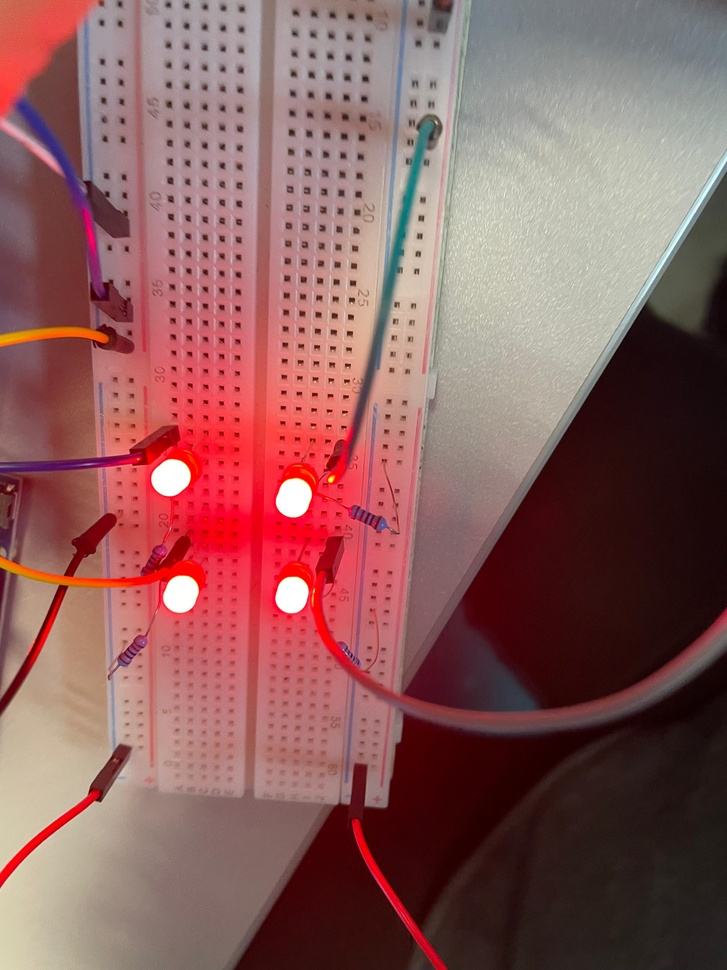
#> input picture test4leds.jpeg, 727 x 970 px, shrunk from 3024 x 4032 before the run, given in place of the camera
$ python '3.3sin brillo y con filtros.py'
#> lines starting #> are read from the running program, lines starting #| are printed output that depends on the picture; after the words box and inside, x2 and y2 are one past the last pixel; in counts of white or black regions, pixels touching at a corner belong together
#> further down, frame is the input picture: shape (970, 727, 3); mean B, G, R 93, 94, 138.9
import cv2
import numpy as np

# --- Parámetros de la cámara y objeto ---
objp = np.array([[0, 0, 0],
                 [20, 0, 0],
                 [20, 20, 0],
                 [0, 20, 0]], dtype=np.float32)

mtx = np.array([[1.23994321e+03, 0.00000000e+00, 9.42066048e+02],
                [0.00000000e+00, 1.24162269e+03, 5.16545687e+02],
                [0.00000000e+00, 0.00000000e+00, 1.00000000e+00]], dtype=np.float32)

dist = np.array([0.02489004, 0.12455246, -0.01055148, 0.00068239, 0.14485304], dtype=np.float32)

puntos_guardados = []

# Variables para tracking temporal
tracking_leds = None  # almacenará np.array con 4 puntos suavizados
MAX_DIST_PIXEL = 50  # máximo desplazamiento permitido frame a frame para tracking

# ROI dinámica
roi = None
ROI_MARGIN = 60  # margen píxeles alrededor de detección previa para ROI

"""
def validar_cuadrado(puntos, tolerancia_dist=15, tolerancia_ang=15):

    #Revisa si 4 puntos forman un cuadrado aceptable:
    #- Lados similares (tolerancia en pixeles)
    #- Diagonales similares
    #- Ángulos interiores cercanos a 90° (±tolerancia_ang grados)

    if len(puntos) != 4:
        return False

    pts = np.array(puntos)

    # Distancias entre vértices consecutivos (en orden)
    sides = [np.linalg.norm(pts[i] - pts[(i+1) % 4]) for i in range(4)]
    mean_side = np.mean(sides)

    if any(abs(s - mean_side) > tolerancia_dist for s in sides):
        return False

    # Distancias entre diagonales
    d1 = np.linalg.norm(pts[0] - pts[2])
    d2 = np.linalg.norm(pts[1] - pts[3])
    if abs(d1 - d2) > tolerancia_dist:
        return False

    # Ángulos interiores
    def angulo_entre(v1, v2):
        cos_theta = np.dot(v1, v2) / (np.linalg.norm(v1) * np.linalg.norm(v2))
        cos_theta = np.clip(cos_theta, -1.0, 1.0)
        return np.degrees(np.arccos(cos_theta))

    for i in range(4):
        v1 = pts[(i-1) % 4] - pts[i]
        v2 = pts[(i+1) % 4] - pts[i]
        angle = angulo_entre(v1, v2)
        if not (90 - tolerancia_ang <= angle <= 90 + tolerancia_ang):
            return False

    return True
"""
"""
def actualizar_tracking(nuevos_puntos):

    #Actualiza el tracking de LEDs para suavizar posiciones y filtrar saltos bruscos.

    global tracking_leds

    nuevos = np.array(nuevos_puntos, dtype=np.float32)

    if tracking_leds is None:
        tracking_leds = nuevos
    else:
        distancias = np.linalg.norm(tracking_leds - nuevos, axis=1)
        # Si alguna distancia es muy grande (punto saltó), mantenemos anterior
        tracking_leds = np.where(distancias[:, None] < MAX_DIST_PIXEL,
                                 0.6 * tracking_leds + 0.4 * nuevos,
                                 tracking_leds)
    return tracking_leds
"""

def ordenar_puntos_clockwise(puntos):

    #Ordena los 4 puntos en sentido horario alrededor de su centroide,
    #con el primer punto siendo el que está más arriba-izquierda (sum menor).

    c = np.mean(puntos, axis=0)
    angles = np.arctan2(puntos[:, 1] - c[1], puntos[:, 0] - c[0])
    idx_sort = np.argsort(angles)
    pts_sorted = puntos[idx_sort]

    # Rotar para que el punto con la menor suma de coords sea el primero
    idx_min = np.argmin(pts_sorted[:, 0] + pts_sorted[:, 1])
    pts_sorted = np.roll(pts_sorted, -idx_min, axis=0)
    return pts_sorted

"""
def calcular_roi(puntos, margen=ROI_MARGIN):

    #Calcula los límites de ROI para buscar LEDs, con margen en píxeles.

    x_min = max(int(np.min(puntos[:, 0]) - margen), 0)
    x_max = int(np.max(puntos[:, 0]) + margen)
    y_min = max(int(np.min(puntos[:, 1]) - margen), 0)
    y_max = int(np.max(puntos[:, 1]) + margen)

    return x_min, x_max, y_min, y_max
"""

def detectar_leds_automaticamente(imagen, roi=None):
    """
    Detectar LEDs basado en brillo blanco alto (threshold).
    Puede usar ROI para acelerar búsqueda.
    """
    if roi:
        x_min, x_max, y_min, y_max = roi
        img_roi = imagen[y_min:y_max, x_min:x_max]
    else:
        img_roi = imagen

    gray = cv2.cvtColor(img_roi, cv2.COLOR_BGR2GRAY)
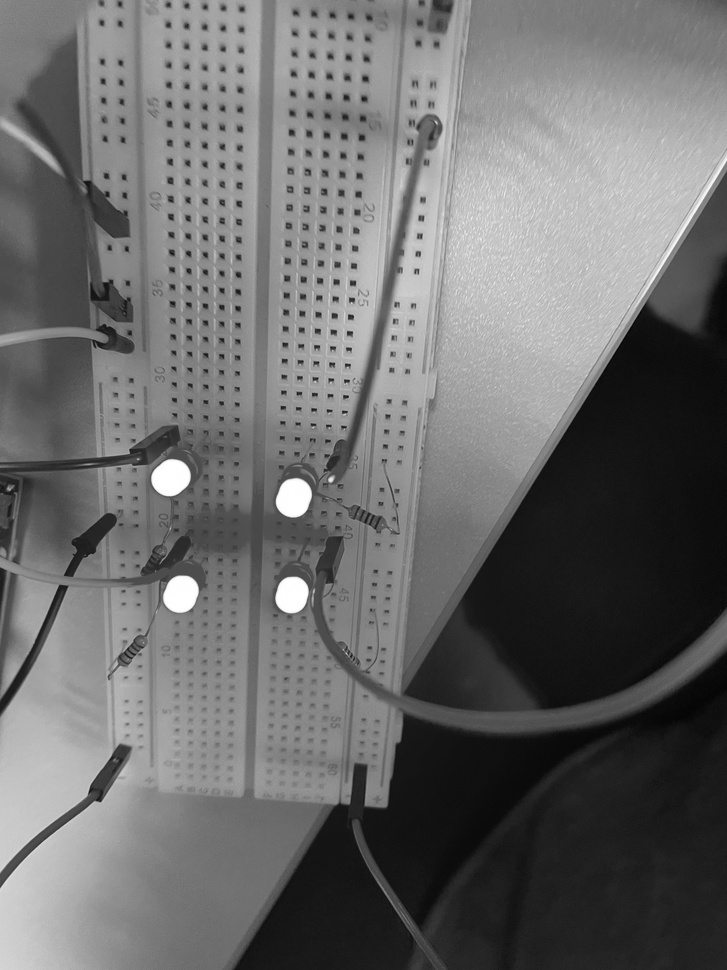
#> gray: shape (970, 727); min 3, max 255, mean 107.3
    blurred = cv2.GaussianBlur(gray, (5, 5), 0)
    _, thresh = cv2.threshold(blurred, 240, 255, cv2.THRESH_BINARY)
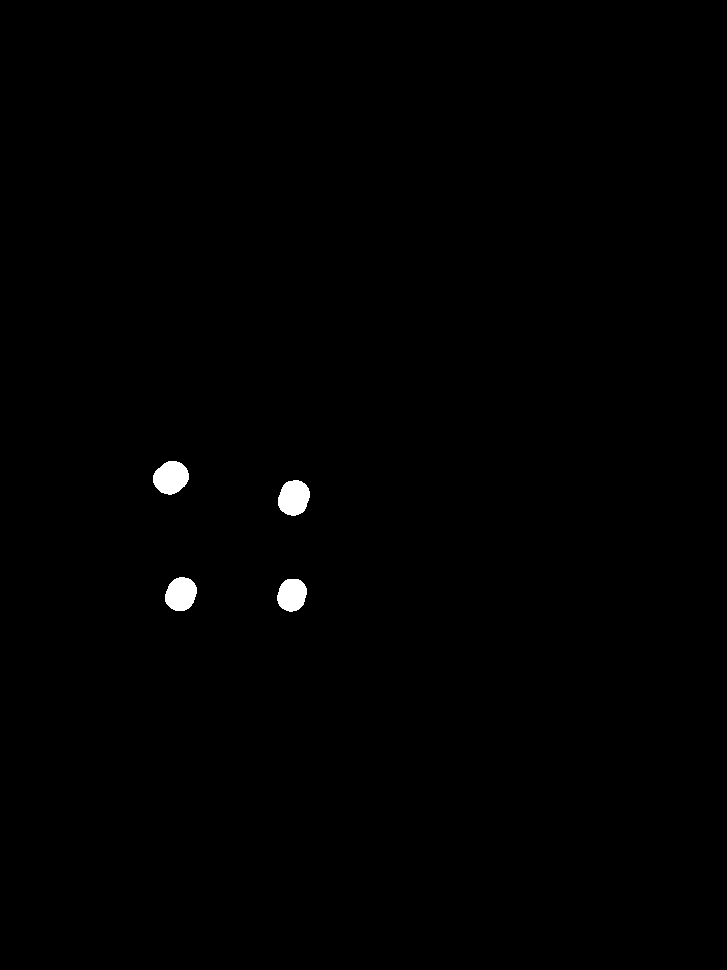
#> thresh: shape (970, 727); 0.49% white; 4 white regions

    contours, _ = cv2.findContours(thresh, cv2.RETR_EXTERNAL, cv2.CHAIN_APPROX_SIMPLE)
#> contours = 4 contours; box (x1, y1, x2, y2) and area: (153, 461, 189, 495) 868, (278, 480, 310, 516) 844, (165, 577, 197, 611) 798, (277, 579, 307, 612) 731
    contours = sorted(contours, key=cv2.contourArea, reverse=True)[:4]

    leds = []
    for cnt in contours:
        M = cv2.moments(cnt)
        if M["m00"] != 0:
            cx = int(M["m10"] / M["m00"])
            cy = int(M["m01"] / M["m00"])
            # Ajuste coords a imagen original si ROI
            if roi:
                cx += x_min
                cy += y_min
            leds.append((cx, cy))
#> this loop made 4 passes
#> (cx, cy) on passes 1 to 4: (170, 477), (293, 497), (180, 593), (291, 594)
#> after the loop, leds = [(170, 477), (293, 497), (180, 593), (291, 594)]

    if len(leds) != 4:
        return None

    leds = np.array(leds, dtype=np.float32)
#> leds = [[170, 477], [293, 497], [180, 593], [291, 594]]
    leds = ordenar_puntos_clockwise(leds)
#> in ordenar_puntos_clockwise, `c = np.mean(puntos, axis=0)`: c = [233.5, 540.2]
#> in ordenar_puntos_clockwise, `angles = np.arctan2(puntos[:, 1] - c[1], puntos[:, 0] - c[0])`: angles = [-2.36, -0.629, 2.36, 0.752]
#> in ordenar_puntos_clockwise, `idx_sort = np.argsort(angles)`: idx_sort = [0, 1, 3, 2]
#> in ordenar_puntos_clockwise, `pts_sorted = puntos[idx_sort]`: pts_sorted = [[170, 477], [293, 497], [291, 594], [180, 593]]
#> in ordenar_puntos_clockwise, `idx_min = np.argmin(pts_sorted[:, 0] + pts_sorted[:, 1])`: idx_min = 0
#> leds = [[170, 477], [293, 497], [291, 594], [180, 593]]
    return leds


# --- Captura de video ---
cap = cv2.VideoCapture(0)
if not cap.isOpened():
    print("No se pudo abrir la cámara")
    exit()

print("Presioná 'g' para guardar el punto actual")
print("Presioná 's' para guardar archivo CSV final")
print("Presioná 'q' para salir")

while True:
    ret, frame = cap.read()
    if not ret:
        break

    # Detectar LEDs usando ROI si existe
    led_centers = detectar_leds_automaticamente(frame, roi)
#> led_centers = [[170, 477], [293, 497], [291, 594], [180, 593]]

    # Validar y filtrar detecciones geométricas
    if led_centers is not None:
        #if not validar_cuadrado(led_centers, tolerancia_dist=15, tolerancia_ang=15):
            led_centers = None

    # Actualizar tracking si la detección es válida
    if led_centers is not None:
        #led_centers = actualizar_tracking(led_centers)

        # Actualizar ROI para próximo frame
        #roi = calcular_roi(led_centers)

        # Resolver PnP con RANSAC
        ret_pnp, rvecs, tvecs, inliers = cv2.solvePnPRansac(
            objp, led_centers, mtx, dist,
            reprojectionError=8.0, confidence=0.99,
            flags=cv2.SOLVEPNP_ITERATIVE
        )

        if ret_pnp and inliers is not None and len(inliers) == 4:
            # Dibujar LED detectados
            for (x, y) in led_centers:
                if np.isfinite(x) and np.isfinite(y):
                    cv2.circle(frame, (int(round(x)), int(round(y))), 6, (0, 255, 0), -1)

            # Dibujar puntos proyectados
            projected_points, _ = cv2.projectPoints(objp, rvecs, tvecs, mtx, dist)
            for pt in projected_points:
                x, y = pt.ravel()
                if np.isfinite(x) and np.isfinite(y):
                    cv2.circle(frame, (int(round(x)), int(round(y))), 6, (0, 0, 255), 2)

            # Centroide 3D
            centroide_3d = np.mean(objp, axis=0).reshape(1, 3)
            centroide_2d, _ = cv2.projectPoints(centroide_3d, rvecs, tvecs, mtx, dist)
            cx, cy = centroide_2d.ravel()
            if np.all(np.isfinite([cx, cy])):
                cv2.circle(frame, (int(round(cx)), int(round(cy))), 10, (255, 0, 0), -1)
                cv2.putText(frame, "Centro", (int(round(cx)) + 10, int(round(cy)) - 10),
                            cv2.FONT_HERSHEY_SIMPLEX, 0.6, (255, 0, 0), 2)

    # Mostrar video
    cv2.imshow("PnP en vivo", frame)
    key = cv2.waitKey(1) & 0xFF
#> (key q is pressed here)

    if key == ord('g'):
        if led_centers is not None and ret_pnp:
            puntos_guardados.append(centroide_3d.tolist())
            print(f"Punto guardado: {centroide_3d}")
        else:
            print("No se pudo guardar el punto: detección inválida")

    elif key == ord('s'):
        if puntos_guardados:
            np.savetxt("puntos_3d_en_camara.csv", np.array(puntos_guardados),
                       delimiter=",", header="X,Y,Z", comments='', fmt="%.3f")
            print(f"Archivo guardado con {len(puntos_guardados)} puntos.")
        else:
            print("No hay puntos para guardar.")

    elif key == ord('q'):
        break

cap.release()
cv2.destroyAllWindows()

$ run again, on WIN_20250726_11_31_51_Pro.jpg
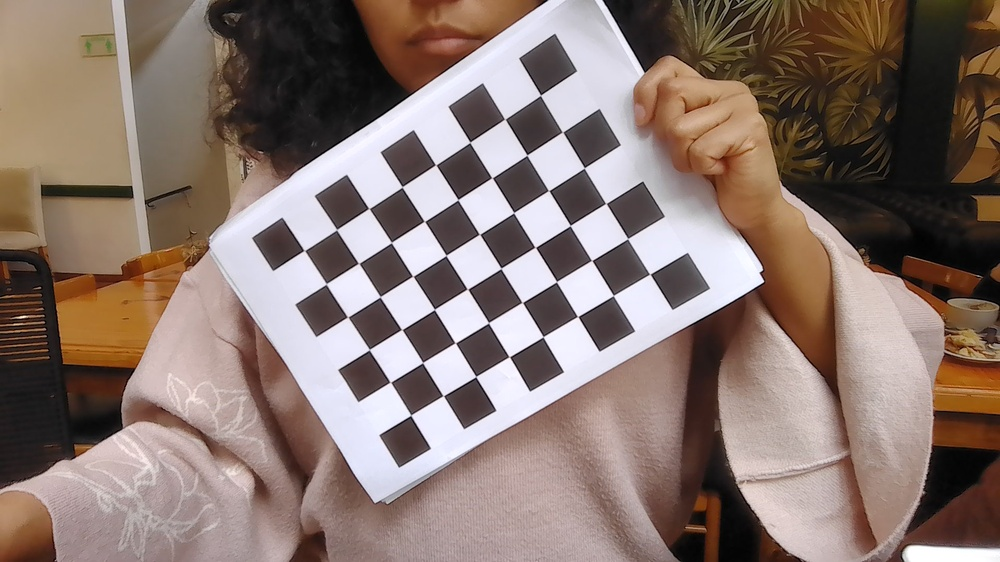
#> input picture WIN_20250726_11_31_51_Pro.jpg, 1000 x 562 px, shrunk from 1920 x 1080 before the run, given in place of the camera
#> frame is the input picture: shape (562, 1000, 3); mean B, G, R 111, 118.3, 136.5
#> in detectar_leds_automaticamente, `gray = cv2.cvtColor(img_roi, cv2.COLOR_BGR2GRAY)`:
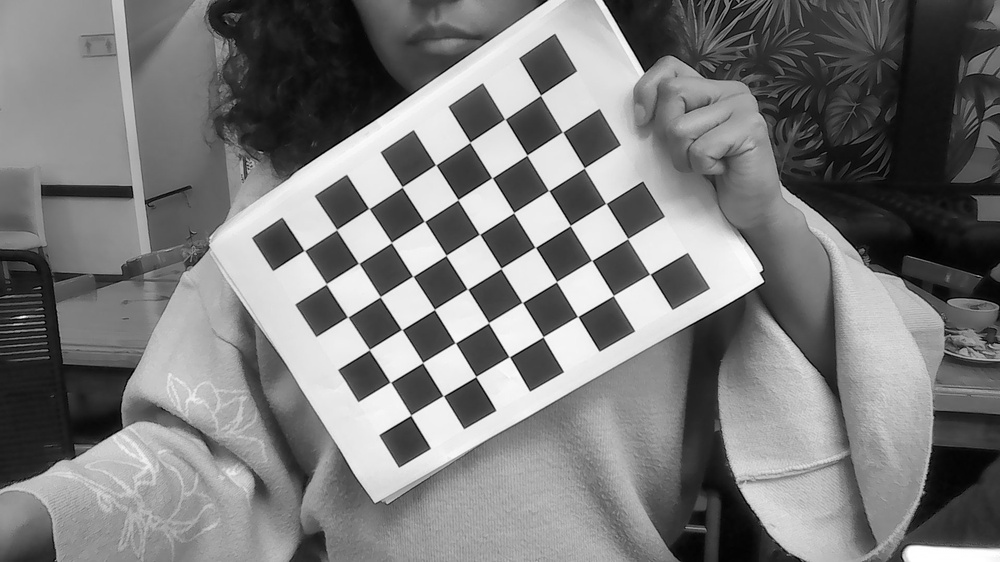
#> gray: shape (562, 1000); min 0, max 255, mean 122.9
#> in detectar_leds_automaticamente, `_, thresh = cv2.threshold(blurred, 240, 255, cv2.THRESH_BINARY)`:
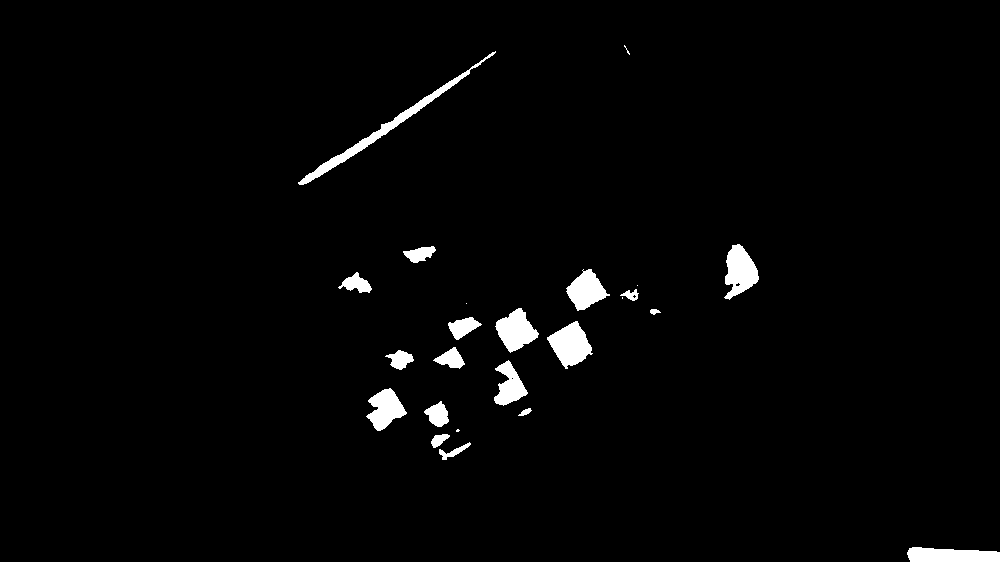
#> thresh: shape (562, 1000); 2.1% white; 24 white regions (5 under 20 px)
#> in detectar_leds_automaticamente, `contours, _ = cv2.findContours(thresh, cv2.RETR_EXTERNAL, cv2.CHAIN_AP..`: contours = 24 contours, 5 with area under 20; largest, box (x1, y1, x2, y2) and area: (298, 51, 496, 185) 1379, (547, 321, 593, 369) 1207, (724, 244, 759, 300) 1136, (495, 308, 539, 353) 1074, (907, 547, 1000, 562) 1056
#> in detectar_leds_automaticamente, `contours = sorted(contours, key=cv2.contourArea, reverse=True)[:4]`: contours = 4 contours; box (x1, y1, x2, y2) and area: (298, 51, 496, 185) 1379, (547, 321, 593, 369) 1207, (724, 244, 759, 300) 1136, (495, 308, 539, 353) 1074
#> the loop in detectar_leds_automaticamente, `for cnt in contours:` made 4 passes
#> (cx, cy) on passes 1 to 4: (382, 129), (570, 344), (739, 270), (515, 330)
#> after the loop in detectar_leds_automaticamente, `for cnt in contours:`: leds = [(382, 129), (570, 344), (739, 270), (515, 330)]
#> in detectar_leds_automaticamente, `leds = np.array(leds, dtype=np.float32)`: leds = [[382, 129], [570, 344], [739, 270], [515, 330]]
#> c = [551.5, 268.2]
#> angles = [-2.45, 1.33, 0.00933, 2.1]
#> idx_sort = [0, 2, 1, 3]
#> pts_sorted = [[382, 129], [739, 270], [570, 344], [515, 330]]
#> idx_min = 0
#> in detectar_leds_automaticamente, `leds = ordenar_puntos_clockwise(leds)`: leds = [[382, 129], [739, 270], [570, 344], [515, 330]]
